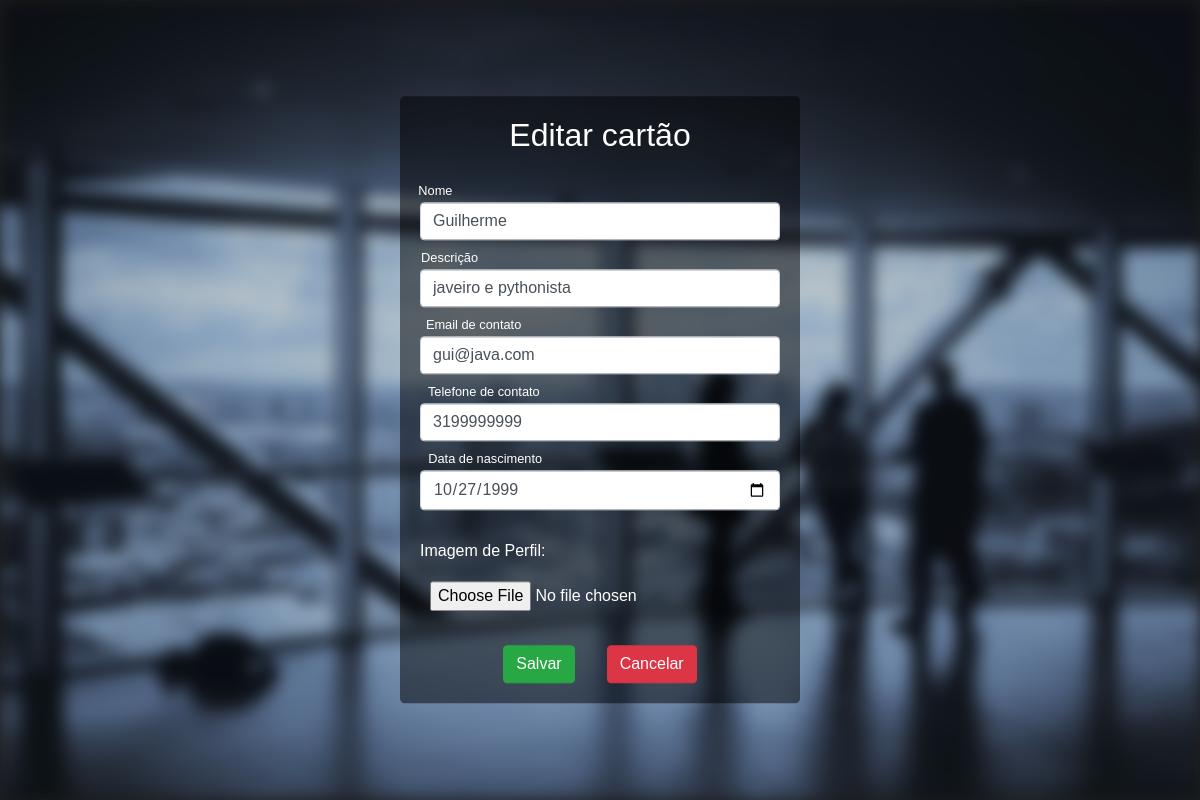
/cards/edit_card/1/ (signed in), run on the app's committed database.
### cards/models.py (models this page shows, shortened)
class Card(models.Model):
    name = models.CharField(max_length=255)
    description = models.CharField(max_length=255)
    profile_image = models.ImageField(max_length=255, upload_to='image')
    created_on = models.DateTimeField(auto_now_add=True)
    birthday = models.DateField(max_length=30)
    contact_email = models.EmailField(max_length=255)
    contact_phone = models.CharField(max_length=30)
    user = models.ForeignKey(User, on_delete=models.CASCADE, null=True)
    class Meta:
        ordering = ['created_on']

### cards/views.py (the view)
# urls.py: url(r'^edit_card/(?P<card_id>\d+)/$', edit_card, name='edit_card'),
def edit_card(request, card_id):
    cards = Card.objects.filter(id=card_id)
    if request.method == 'POST':
        card = cards[0]
        form = CardForm(request.POST, request.FILES)
        if form.is_valid():
            card.name = form.cleaned_data['name']
            card.description = form.cleaned_data['description']
            card.birthday = form.cleaned_data['birthday']
            card.contact_email = form.cleaned_data['contact_email']
            card.contact_phone = form.cleaned_data['contact_phone']
            if form.cleaned_data['profile_image'] is not None:
                card.profile_image = form.cleaned_data['profile_image']
            card.save()
            return redirect('/cards')
        return render(request, 'edit_card.html', {'card': cards[0]})
    else:
        return render(request, 'edit_card.html', {'card': cards[0]})

### cards/templates/edit_card.html (shortened to what this page needs)
{% extends 'base.html' %}
{% block content %}
<div class="background"></div>
{% if user.is_authenticated %}
    {% if user.id == card.user_id %}
    <div class="loginDiv jumbotron">
        <h2 class="login-title">Editar cartão</h2>
        <form class="loginForm" method="post" enctype="multipart/form-data">
            <div class="form-group row">
                <label class="form-cell col-sm-12">
                    <input type="text" class="form-control " id="name" name="name" placeholder=" " value="{{ card.name }}">
                    <span class="placeholder">Nome</span>
                </label>
            </div>
            <div class="form-group row">
                <label class="form-cell col-sm-12">
                    <input type="text" class="form-control" id="description" name="description" placeholder=" " value="{{ card.description }}">
                    <span class="placeholder">Descrição</span>
                </label>
            </div>
            <div class="form-group row">
                <label class="form-cell col-sm-12">
                    <input type="email" class="form-control" id="contact_email" name="contact_email" placeholder=" " value="{{ card.contact_email }}">
                    <span class="placeholder">Email de contato</span>
                </label>
            </div>
            <div class="form-group row">
                <label class="form-cell col-sm-12">
                    <input type="tel" class="form-control" id="contact_phone" name="contact_phone" placeholder=" " value="{{ card.contact_phone }}">
                    <span class="placeholder">Telefone de contato</span>
                </label>
            </div>
            <div class="form-group row">
                <label class="form-cell col-sm-12">
                    <input type="date" class="form-control" id="birthday" name="birthday" placeholder=" " value="{{card.birthday|date:"Y-m-d"}}">
                    <span class="placeholder">Data de nascimento</span>
                </label>
            </div>
            <div class="form-group row">
                <label class="form-cell col-sm-12">
                    <label for="img">Imagem de Perfil:</label>
                    <input type="file" id="profile_image" name="profile_image" accept="image/*">
                </label>
            </div>
            <div class="edit-buttons d-flex justify-content-center">
                <a href="{% url 'edit_card' card.id %}" class="card-button">
                   <input class="btn btn-success" type="submit" value="Salvar">
                </a>
                <button onclick="goBack()" class=" btn btn-danger card-button">Cancelar</button>
            </div>
        </form>
    </div>
    {% else %}
    <div class="loginDiv jumbotron">
        <h2 class="login-title">Você não tem permissão para editar esse cartão</h2>
        <a href="{% url 'card' card.id %}">Voltar</a>
    </div>
    {% endif %}
{% else %}
<div class="loginDiv jumbotron">
    <h2 class="login-title">Por favor faça o login para continuar</h2>
    <a href="{% url 'login' %}">Log In</a>
</div>
{% endif %}
{% endblock %}

### static/css/styles.css (style rules this page uses)
* { box-sizing: border-box; }
html, body { margin: 0; padding: 0; }
a { color: inherit; }
body { background-color:#1d1d1d !important; font-family: "Asap", sans-serif; color:#989898; font-size:16px; }
html, body { font-family: Abel, Arial, Verdana, sans-serif; }
.background { background-image: url("imgs/background.jpg"); filter: blur(8px); -webkit-filter: blur(8px); height: 100%; width: 100%; position: fixed; display: block; background-position: center; background-repeat: no-repeat; background-size: cover; }
.loginDiv { position: absolute; left: 50%; top: 50%; -webkit-transform: translate(-50%, -50%); transform: translate(-50%, -50%); padding: 20px; background-color: rgb(0,0,0); background-color: rgba(0,0,0, 0.5); color: white; }
.login-title { text-align: center; padding-bottom: 35px; }
.loginForm { width: 30vw; }
.form-cell { margin-top: 5px; position:relative; display:inline-block; }
.placeholder { padding: 7px 25px; pointer-events: none; position:absolute; left: 0; top: 0; transition: 0.2s; transition-timing-function: ease; transition-timing-function: cubic-bezier(0.25, 0.1, 0.25, 1); opacity:0.5; color: gray; }
input { padding: 10px; }
input:focus + .placeholder, input:not(:placeholder-shown) + .placeholder { opacity:1; transform: scale(0.8) translateY(-100%) translateX(-20px); color: white; }
.edit-buttons .card-button { margin: 0 1rem; }

### data on the page
Card: name "Guilherme", description "javeiro e pythonista", contact_email "gui@java.com", contact_phone "3199999999", birthday "10/27/1999"
